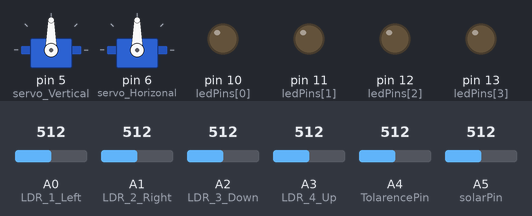
Bench run of a sketch on a simulated Arduino Uno, built with avr-gcc and run on an emulated ATmega328P. Shown: 2 × servo, output pins drawn as LEDs (lit = HIGH). Inputs (shaded band) come from the test bench; at power-on: A1 (LDR_2_Right) = 512, A3 (LDR_4_Up) = 512, A2 (LDR_3_Down) = 512, A4 (TolarencePin) = 512, A0 (LDR_1_Left) = 512, A5 (solarPin) = 512. What the sketch prints to the serial monitor is not drawn.

Above: at 1.2 s.
1.3 s: A1 (LDR_2_Right) set to 632
4.3 s: A1 (LDR_2_Right) set to 660
At 4.51 s:
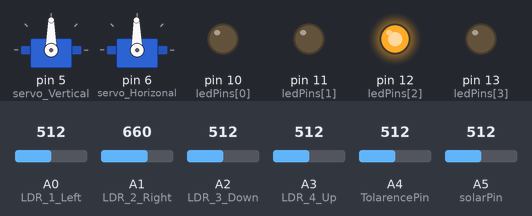
7.3 s: A3 (LDR_4_Up) set to 629
10.3 s: A3 (LDR_4_Up) set to 656
At 10.47 s:
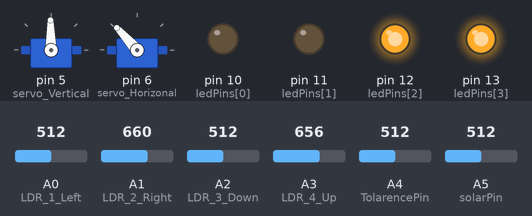
13.3 s: A2 (LDR_3_Down) set to 544
At 13.39 s:
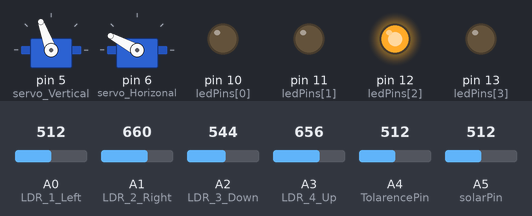
16.3 s: A4 (TolarencePin) set to 306
At 22.14 s:
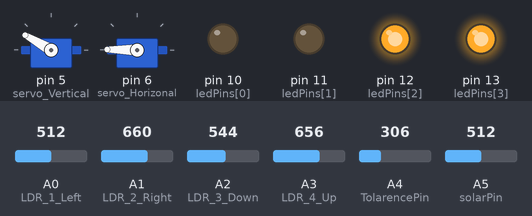
Timing chart, 0 to 22.2 s (numbered marks = the images above; inputs shaded):
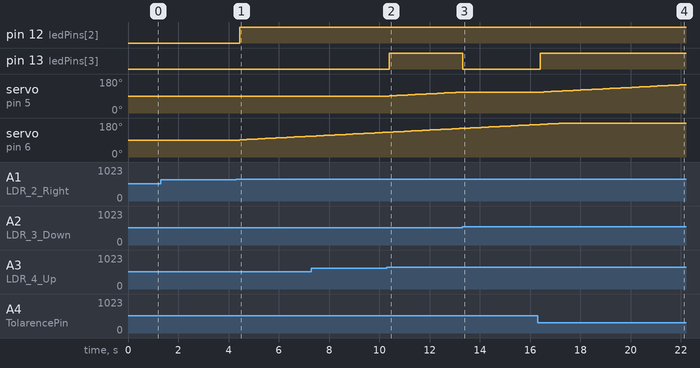

Measured:
- the behaviour switches between 641 and 642 on A1 (LDR_2_Right) (found by bisection; images 0 and 1)
- the behaviour switches between 641 and 642 on A3 (LDR_4_Up) (found by bisection; images 1 and 2)
- the behaviour switches between 527 and 528 on A2 (LDR_3_Down) (found by bisection; images 2 and 3)
- after the input at 1.3 s, every drawn part: stays the same
- after the input at 4.3 s, pin 12 (ledPins[2]): LOW → HIGH after 0.14 s; servo on pin 6 (servo_Horizonal): moves from 90° to 110° over 2.8 s, starting after 0.14 s
- after the input at 10.3 s, pin 13 (ledPins[3]): LOW → HIGH after 0.10 s; servo on pin 5 (servo_Vertical): moves from 90° to 110° over 2.8 s, starting after 0.10 s
- after the input at 13.3 s, pin 13 (ledPins[3]): HIGH → LOW at once; servo on pin 5 (servo_Vertical): stays 110° (without the input it goes to 111° after 0.02 s)
- after the input at 16.3 s, pin 13 (ledPins[3]): LOW → HIGH after 0.10 s; servo on pin 5 (servo_Vertical): moves from 110° to 150° over 5.7 s, starting after 0.10 s

The sketch:

Codigo-Solar-Tracker.ino
```cpp
#include <Servo.h> // Mover los Servo
#include <Time.h> // Modulo Reloj
#include <SPI.h> // Bus de Comunicacion SPI
#include <SD.h> //Tarjeta SD


Servo servo_Vertical;      // create servo object to control a servo (Vertical)
Servo servo_Horizonal;  // create servo object to control a servo (Horizontal)
int val_Vertical=90;        // variable to read the value from the analog pin
int val_Horizonal=90;       // variable to read the value from the analog pin

//===============================================================================
const int referenceVolts = 5;
const float R1 = 51000.0; //Resistor #1 (51K) <?>
const float R2 = 100000.0; //Resistor #2 (100K)
const float Ratio = (R1/R2);
const float resistorFactor = ((referenceVolts/Ratio)/1023.0);  // eq 0.014471088

const int TolarencePin = A4; // Use Potentiometer for Tolarence Settings
const int solarPin = A5;  // +V from Solar Panel connected to analog pin
float v = 0;


// Archivo donde se va a guardar el Senso

File myFile;


//  LED del Sensor de Seguimiento Solar -  LED lights of the Solar Tracking Sensor
const int LDR_1_Left = A0;        // LDR connected to Analog Pin 0 Left
const int LDR_2_Right = A1;       // LDR connected to Analog Pin 1 Right
const int LDR_3_Down = A2;        // LDR connected to Analog Pin 2 Down
const int LDR_4_Up = A3;          // LDR connected to Analog Pin 3 Up


//  LDR
int LDR_1_Left_val = 0;
int LDR_2_Right_val = 0;
int LDR_4_Up_val = 0;
int LDR_3_Down_val = 0;
//

// Led que indicadores Aun no se vie que hasen supongo que indica Led LDR_1_Left
//LEDs 10=UP; 11=Right; 12=Left; 13=Down
int ledPins[] = {10,11,12,13};
//
int dtime = 25;
int Tolarence = 0;

void setup()
{
  servo_Vertical.attach(5);   // attaches the servo on pin 5 (Elevation) to the servo object
  servo_Horizonal.attach(6);  // attaches the servo on pin 6 (Horizontal) to the servo object

  //Setup LED Pins as OUTPUT
  for (int x = 0; x < 4; x++){
      pinMode(ledPins[x], OUTPUT);
  }
  Serial.begin(9600);
}

void loop()
{
  reset_leds();
  read_potentiometer();
  read_voltage();
  read_LDRs();
  adjust_Servos();

  display_status();
  delay(dtime);                           // waits for the servo to move
}

// =========================================================================

// Subs ....


// =========================================================================
void reset_leds(){
 for (int x = 0; x < 4; x++){
        digitalWrite(ledPins[x], LOW);
 }
}
// =========================================================================
void read_potentiometer(){
// Use Potentiometer for Tolarence Settings
  Tolarence = analogRead(TolarencePin)/4;
}

// =========================================================================
void read_voltage(){
 v = analogRead(solarPin);
 v *= resistorFactor;
} // end read_voltage

// =========================================================================
void read_LDRs(){
// Set the LDRs in an x config and label the LDRs from 1-4
//     \4/
//     1X2
//     /3\1
///arduino LDR Pins 10=UP; 11=Right; 12=Left; 13=Down
 LDR_1_Left_val = analogRead(LDR_1_Left);
 LDR_2_Right_val = analogRead(LDR_2_Right);
 LDR_3_Down_val = analogRead(LDR_3_Down);
 LDR_4_Up_val = analogRead(LDR_4_Up);
} //end read_LDRs

// =========================================================================
void adjust_Servos(){

int avg_Left_Top =     (LDR_1_Left_val +  LDR_4_Up_val) / 2;        // average value Left_Top
int avg_Left_Botton =  (LDR_1_Left_val +  LDR_3_Down_val) / 2;      // average value Left_Botton
int avg_Right_Top =    (LDR_2_Right_val + LDR_4_Up_val) / 2;        // average value Right_Top
int avg_Right_Botton = (LDR_2_Right_val + LDR_3_Down_val) / 2;      // average value Right_Botton

int dvert = (avg_Left_Top + avg_Right_Top) - (avg_Left_Botton + avg_Right_Botton); // check the diffirence of up and down
int dhoriz = (avg_Left_Top + avg_Left_Botton) - (avg_Right_Top + avg_Right_Botton);// check the diffirence og left and rigt

   // Using the tolarence value stop servo seeking
   // Check Vertical
   if (-1*Tolarence > dvert || dvert > Tolarence){ // check if the diffirence is in the tolerance else change vertical angle
      if ((avg_Left_Top + avg_Right_Top) > (avg_Left_Botton + avg_Right_Botton)){
         //adjust Vertical Servo Down
         digitalWrite(ledPins[3], HIGH); //Blink the Bottom LED
         val_Vertical = ++val_Vertical;
         if (val_Vertical > 179){
             val_Vertical = 179;
         }
      }
      else if ((avg_Left_Top + avg_Right_Top) < (avg_Left_Botton + avg_Right_Botton)){
        //adjust Vertical Servo Up
        val_Vertical= --val_Vertical;
        digitalWrite(ledPins[0], HIGH); //Blink the Top LED
        if (val_Vertical < 1){
            val_Vertical = 1;
         }
      }
      servo_Vertical.write(val_Vertical);
   }

   //Check Horizonal
   if (-1*Tolarence > dhoriz || dhoriz > Tolarence){ // check if the diffirence is in the tolerance else change horizontal angle
      if ((avg_Left_Top + avg_Left_Botton) > (avg_Right_Top + avg_Right_Botton)){
         //adjust Horizonal Servo Left
         val_Horizonal = --val_Horizonal;
         digitalWrite(ledPins[1], HIGH); //Blink the Left LED
         if (val_Horizonal < 1){
             val_Horizonal = 1;
         }
      }
      else if ((avg_Left_Top + avg_Left_Botton) < (avg_Right_Top + avg_Right_Botton)){
         //adjust Horizonal Servo Right
         val_Horizonal = ++val_Horizonal;
         digitalWrite(ledPins[2], HIGH); //Blink the Right LED
         if (val_Horizonal > 179){
             val_Horizonal = 179;
         }
      }
      else if ((avg_Left_Top + avg_Left_Botton) == (avg_Right_Top + avg_Right_Botton)){
         // nothing
      }
      servo_Horizonal.write(val_Horizonal);
   }
} // end adjust servos

//========================================================================
void display_status(){
 Serial.print("Solar Panel Volts: ");
 Serial.print(v);

 Serial.print("  Servo Horizontal: ");
 Serial.print(val_Horizonal);
 Serial.print("  Servo Vertical: ");
 Serial.print(val_Vertical);

 Serial.print("  LDR_1_L: ");
 Serial.print(LDR_1_Left_val);
 Serial.print("  LDR_2_R: ");
 Serial.print(LDR_2_Right_val);
 Serial.print("  LDR_3_D: ");
 Serial.print(LDR_3_Down_val);
 Serial.print("  LDR_4_U: ");
 Serial.print(LDR_4_Up_val);

 Serial.print("  Tolarence: ");
 Serial.println(Tolarence);
} //end display status
```
